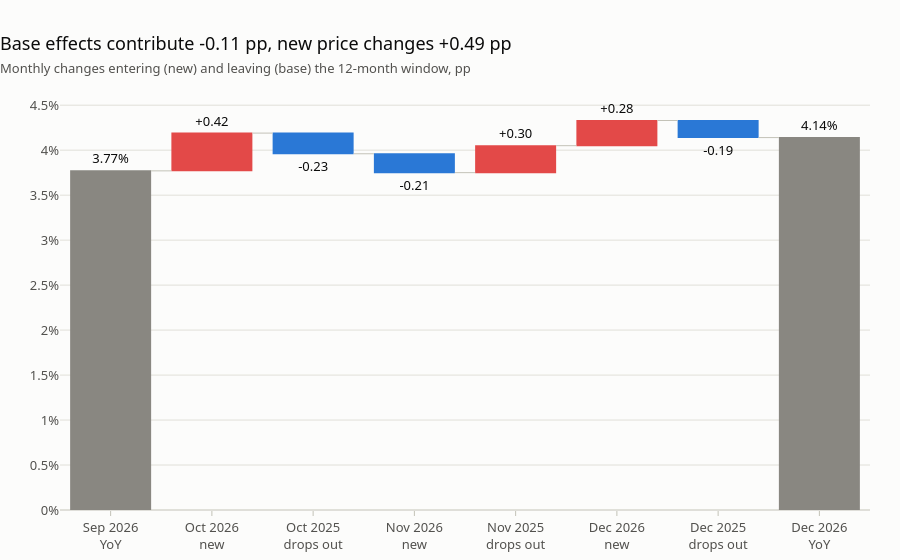

This figure's notebook cell:
### Code cell
decomp = base_effect_decomposition(ff["index"], ff["origin"], setup.h)
plots.base_effects_chart(decomp).show()

### Figure 1 — Plotly figure (JSON) as saved in the notebook; plotly's stock layout.template omitted (floating-point values rounded to 4 significant figures)
{"data": [{"connector": {"line": {"color": "#c3c2b7", "width": 1}}, "decreasing": {"marker": {"color": "#2a78d6"}}, "increasing": {"marker": {"color": "#e34948"}}, "measure": ["absolute", "relative", "relative", "relative", "relative", "relative", "relative", "total"], "text": ["3.77%", "+0.42", "-0.23", "-0.21", "+0.30", "+0.28", "-0.19", "4.14%"], "textposition": "outside", "totals": {"marker": {"color": "#898781"}}, "type": "waterfall", "x": ["Sep 2026<br>YoY", "Oct 2026<br>new", "Oct 2025<br>drops out", "Nov 2026<br>new", "Nov 2025<br>drops out", "Dec 2026<br>new", "Dec 2025<br>drops out", "Dec 2026<br>YoY"], "y": [3.77, 0.42, -0.23, -0.21, 0.3, 0.28, -0.19, 4.14]}], "layout": {"showlegend": false, "title": {"text": "Base effects contribute -0.11 pp, new price changes +0.49 pp<br><span style='font-size:13px;color:#52514e'>Monthly changes entering (new) and leaving (base) the 12-month window, pp</span>"}, "yaxis": {"ticksuffix": "%"}}}
